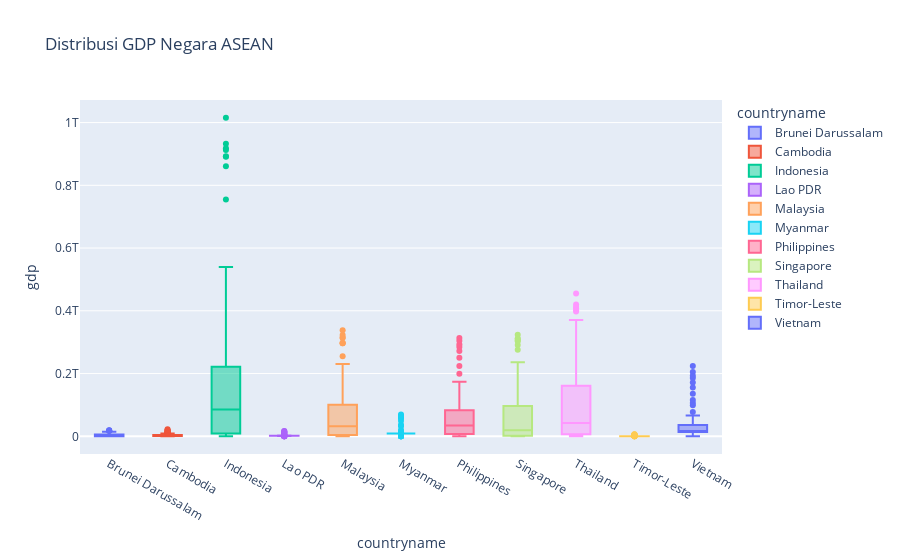

The code cell stored with this chart in its notebook:
### Code cell
# Memilih data negara ASEAN
asean_countries = ['Indonesia', 'Thailand', 'Malaysia', 'Singapore', 'Philippines', 'Vietnam', 'Myanmar', 'Cambodia', 'Brunei Darussalam', 'Lao PDR', 'Timor-Leste']
df_asean = final[final['countryname'].isin(asean_countries)]

# Analisis Distribusi menggunakan Box Plot
box_plot = px.box(df_asean, x='countryname', y='gdp', title='Distribusi GDP Negara ASEAN', color='countryname')

box_plot.show()

### Figure 1 — Plotly figure (JSON) as saved in the notebook; plotly's stock layout.template omitted (floating-point values rounded to 4 significant figures)
{"data": [{"alignmentgroup": "True", "hovertemplate": "countryname=%{x}<br>gdp=%{y}<extra></extra>", "legendgroup": "Brunei Darussalam", "marker": {"color": "#636efa"}, "name": "Brunei Darussalam", "notched": false, "offsetgroup": "Brunei Darussalam", "orientation": "v", "showlegend": true, "type": "box", "x": ["Brunei Darussalam", "Brunei Darussalam", "Brunei Darussalam", "Brunei Darussalam", "Brunei Darussalam", "Brunei Darussalam", "Brunei Darussalam", "Brunei Darussalam", "Brunei Darussalam", "Brunei Darussalam", "Brunei Darussalam", "Brunei Darussalam", "Brunei Darussalam", "Brunei Darussalam", "Brunei Darussalam", "Brunei Darussalam", "Brunei Darussalam", "Brunei Darussalam", "Brunei Darussalam", "Brunei Darussalam", "Brunei Darussalam", "Brunei Darussalam", "Brunei Darussalam", "Brunei Darussalam", "Brunei Darussalam", "Brunei Darussalam", "Brunei Darussalam", "Brunei Darussalam", "Brunei Darussalam", "Brunei Darussalam", "Brunei Darussalam", "Brunei Darussalam", "Brunei Darussalam", "Brunei Darussalam", "Brunei Darussalam", "Brunei Darussalam", "Brunei Darussalam", "Brunei Darussalam", "Brunei Darussalam", "Brunei Darussalam", "Brunei Darussalam", "Brunei Darussalam", "Brunei Darussalam", "Brunei Darussalam", "Brunei Darussalam", "Brunei Darussalam", "Brunei Darussalam", "Brunei Darussalam", "Brunei Darussalam", "Brunei Darussalam", "Brunei Darussalam", "Brunei Darussalam", "Brunei Darussalam", "Brunei Darussalam", "Brunei Darussalam", "Brunei Darussalam", "Brunei Darussalam", "Brunei Darussalam", "Brunei Darussalam", "Brunei Darussalam", "Brunei Darussalam", "Brunei Darussalam", "Brunei Darussalam", "Brunei Darussalam"], "x0": " ", "xaxis": "x", "y": [114000000.0, 114000000.0, 114000000.0, 114000000.0, 114000000.0, 114000000.0, 132800000.0, 139000000.0, 160800000.0, 161200000.0, 179100000.0, 197500000.0, 270800000.0, 433100000.0, 1074000000.0, 1168000000.0, 1423000000.0, 1733000000.0, 1942000000.0, 2804000000.0, 4929000000.0, 4366000000.0, 4264000000.0, 3845000000.0, 3783000000.0, 3524000000.0, 2359000000.0, 2754000000.0, 2691000000.0, 2985000000.0, 3521000000.0, 3702000000.0, 4184000000.0, 4106000000.0, 4087000000.0, 4734000000.0, 5116000000.0, 5197000000.0, 4051000000.0, 4600000000, 6001000000.0, 5601000000.0, 5843000000.0, 6557000000.0, 7872000000.0, 9531000000.0, 11470000000.0, 12250000000.0, 14390000000.0, 10730000000.0, 13710000000.0, 18530000000.0, 19050000000.0, 18090000000.0, 17100000000.0, 12930000000.0, 11400000000.0, 12130000000.0, 434274, 438048, 441725, 445373, 449002, 449002], "y0": " ", "yaxis": "y"}, {"alignmentgroup": "True", "hovertemplate": "countryname=%{x}<br>gdp=%{y}<extra></extra>", "legendgroup": "Cambodia", "marker": {"color": "#EF553B"}, "name": "Cambodia", "notched": false, "offsetgroup": "Cambodia", "orientation": "v", "showlegend": true, "type": "box", "x": ["Cambodia", "Cambodia", "Cambodia", "Cambodia", "Cambodia", "Cambodia", "Cambodia", "Cambodia", "Cambodia", "Cambodia", "Cambodia", "Cambodia", "Cambodia", "Cambodia", "Cambodia", "Cambodia", "Cambodia", "Cambodia", "Cambodia", "Cambodia", "Cambodia", "Cambodia", "Cambodia", "Cambodia", "Cambodia", "Cambodia", "Cambodia", "Cambodia", "Cambodia", "Cambodia", "Cambodia", "Cambodia", "Cambodia", "Cambodia", "Cambodia", "Cambodia", "Cambodia", "Cambodia", "Cambodia", "Cambodia", "Cambodia", "Cambodia", "Cambodia", "Cambodia", "Cambodia", "Cambodia", "Cambodia", "Cambodia", "Cambodia", "Cambodia", "Cambodia", "Cambodia", "Cambodia", "Cambodia", "Cambodia", "Cambodia", "Cambodia", "Cambodia", "Cambodia", "Cambodia", "Cambodia", "Cambodia", "Cambodia", "Cambodia"], "x0": " ", "xaxis": "x", "y": [637100000.0, 642900000.0, 660000000.0, 728600000.0, 782900000.0, 868600000.0, 914300000.0, 962900000.0, 1066000000.0, 978900000.0, 718400000.0, 969900000.0, 505500000.0, 702900000.0, 588400000.0, 690800000.0, 793200000.0, 895600000.0, 998000000.0, 1100000000.0, 1203000000.0, 1305000000.0, 1408000000.0, 1510000000.0, 1612000000.0, 1715000000.0, 1817000000.0, 1919000000.0, 2022000000.0, 2124000000.0, 2227000000.0, 2329000000.0, 2431000000.0, 2534000000.0, 2791000000.0, 3441000000.0, 3507000000.0, 3443000000.0, 3120000000.0, 3517000000.0, 3678000000.0, 3984000000.0, 4284000000.0, 4658000000.0, 5338000000.0, 6293000000.0, 7275000000.0, 8639000000.0, 10350000000.0, 10400000000.0, 11240000000.0, 12830000000.0, 14050000000.0, 15230000000.0, 16700000000.0, 18050000000.0, 20020000000.0, 22160000000.0, 16025238, 16207746, 16396860, 16589023, 16767842, 16767842], "y0": " ", "yaxis": "y"}, {"alignmentgroup": "True", "hovertemplate": "countryname=%{x}<br>gdp=%{y}<extra></extra>", "legendgroup": "Indonesia", "marker": {"color": "#00cc96"}, "name": "Indonesia", "notched": false, "offsetgroup": "Indonesia", "orientation": "v", "showlegend": true, "type": "box", "x": ["Indonesia", "Indonesia", "Indonesia", "Indonesia", "Indonesia", "Indonesia", "Indonesia", "Indonesia", "Indonesia", "Indonesia", "Indonesia", "Indonesia", "Indonesia", "Indonesia", "Indonesia", "Indonesia", "Indonesia", "Indonesia", "Indonesia", "Indonesia", "Indonesia", "Indonesia", "Indonesia", "Indonesia", "Indonesia", "Indonesia", "Indonesia", "Indonesia", "Indonesia", "Indonesia", "Indonesia", "Indonesia", "Indonesia", "Indonesia", "Indonesia", "Indonesia", "Indonesia", "Indonesia", "Indonesia", "Indonesia", "Indonesia", "Indonesia", "Indonesia", "Indonesia", "Indonesia", "Indonesia", "Indonesia", "Indonesia", "Indonesia", "Indonesia", "Indonesia", "Indonesia", "Indonesia", "Indonesia", "Indonesia", "Indonesia", "Indonesia", "Indonesia", "Indonesia", "Indonesia", "Indonesia", "Indonesia", "Indonesia", "Indonesia"], "x0": " ", "xaxis": "x", "y": [5668000000.0, 5668000000.0, 5668000000.0, 5668000000.0, 5668000000.0, 5668000000.0, 5668000000.0, 5668000000.0, 7076000000.0, 8337000000.0, 9151000000.0, 9334000000.0, 11000000000.0, 16270000000.0, 25800000000.0, 30460000000.0, 37270000000.0, 45810000000.0, 51460000000.0, 51400000000.0, 72480000000.0, 85520000000.0, 90160000000.0, 81050000000.0, 84850000000.0, 85290000000.0, 79950000000.0, 75930000000.0, 84300000000.0, 94450000000.0, 106100000000.0, 116600000000.0, 128000000000.0, 158000000000.0, 176900000000.0, 202100000000.0, 227400000000.0, 215700000000.0, 95450000000.0, 140000000000.0, 165000000000.0, 160400000000.0, 195700000000.0, 234800000000.0, 256800000000.0, 285900000000.0, 364600000000.0, 432200000000.0, 510200000000.0, 539600000000.0, 755100000000.0, 893000000000.0, 917900000000.0, 912500000000.0, 890800000000.0, 860900000000.0, 932300000000.0, 1016000000000.0, 267066843, 269582878, 271857970, 273753191, 275501339, 275501339], "y0": " ", "yaxis": "y"}, {"alignmentgroup": "True", "hovertemplate": "countryname=%{x}<br>gdp=%{y}<extra></extra>", "legendgroup": "Lao PDR", "marker": {"color": "#ab63fa"}, "name": "Lao PDR", "notched": false, "offsetgroup": "Lao PDR", "orientation": "v", "showlegend": true, "type": "box", "x": ["Lao PDR", "Lao PDR", "Lao PDR", "Lao PDR", "Lao PDR", "Lao PDR", "Lao PDR", "Lao PDR", "Lao PDR", "Lao PDR", "Lao PDR", "Lao PDR", "Lao PDR", "Lao PDR", "Lao PDR", "Lao PDR", "Lao PDR", "Lao PDR", "Lao PDR", "Lao PDR", "Lao PDR", "Lao PDR", "Lao PDR", "Lao PDR", "Lao PDR", "Lao PDR", "Lao PDR", "Lao PDR", "Lao PDR", "Lao PDR", "Lao PDR", "Lao PDR", "Lao PDR", "Lao PDR", "Lao PDR", "Lao PDR", "Lao PDR", "Lao PDR", "Lao PDR", "Lao PDR", "Lao PDR", "Lao PDR", "Lao PDR", "Lao PDR", "Lao PDR", "Lao PDR", "Lao PDR", "Lao PDR", "Lao PDR", "Lao PDR", "Lao PDR", "Lao PDR", "Lao PDR", "Lao PDR", "Lao PDR", "Lao PDR", "Lao PDR", "Lao PDR", "Lao PDR", "Lao PDR", "Lao PDR", "Lao PDR", "Lao PDR", "Lao PDR"], "x0": " ", "xaxis": "x", "y": [1757000000.0, 1757000000.0, 1757000000.0, 1757000000.0, 1757000000.0, 1757000000.0, 1757000000.0, 1757000000.0, 1757000000.0, 1757000000.0, 1757000000.0, 1757000000.0, 1757000000.0, 1757000000.0, 1757000000.0, 1757000000.0, 1757000000.0, 1757000000.0, 1757000000.0, 1757000000.0, 1757000000.0, 1757000000.0, 1757000000.0, 1757000000.0, 1757000000.0, 2367000000.0, 1777000000.0, 1087000000.0, 599000000.0, 714000000.0, 865600000.0, 1028000000.0, 1128000000.0, 1328000000.0, 1544000000.0, 1764000000.0, 1874000000.0, 1747000000.0, 1280000000.0, 1454000000.0, 1731000000.0, 1769000000.0, 1758000000.0, 2023000000.0, 2366000000.0, 2736000000.0, 3453000000.0, 4223000000.0, 5444000000.0, 5833000000.0, 7128000000.0, 8749000000.0, 10190000000.0, 11940000000.0, 13270000000.0, 14390000000.0, 15810000000.0, 16850000000.0, 7105006, 7212053, 7319399, 7425057, 7529475, 7529475], "y0": " ", "yaxis": "y"}, {"alignmentgroup": "True", "hovertemplate": "countryname=%{x}<br>gdp=%{y}<extra></extra>", "legendgroup": "Malaysia", "marker": {"color": "#FFA15A"}, "name": "Malaysia", "notched": false, "offsetgroup": "Malaysia", "orientation": "v", "showlegend": true, "type": "box", "x": ["Malaysia", "Malaysia", "Malaysia", "Malaysia", "Malaysia", "Malaysia", "Malaysia", "Malaysia", "Malaysia", "Malaysia", "Malaysia", "Malaysia", "Malaysia", "Malaysia", "Malaysia", "Malaysia", "Malaysia", "Malaysia", "Malaysia", "Malaysia", "Malaysia", "Malaysia", "Malaysia", "Malaysia", "Malaysia", "Malaysia", "Malaysia", "Malaysia", "Malaysia", "Malaysia", "Malaysia", "Malaysia", "Malaysia", "Malaysia", "Malaysia", "Malaysia", "Malaysia", "Malaysia", "Malaysia", "Malaysia", "Malaysia", "Malaysia", "Malaysia", "Malaysia", "Malaysia", "Malaysia", "Malaysia", "Malaysia", "Malaysia", "Malaysia", "Malaysia", "Malaysia", "Malaysia", "Malaysia", "Malaysia", "Malaysia", "Malaysia", "Malaysia", "Malaysia", "Malaysia", "Malaysia", "Malaysia", "Malaysia", "Malaysia"], "x0": " ", "xaxis": "x", "y": [1916000000.0, 1902000000.0, 2002000000.0, 2510000000.0, 2674000000.0, 2956000000.0, 3144000000.0, 3189000000.0, 3330000000.0, 3665000000.0, 3864000000.0, 4244000000.0, 5043000000.0, 7663000000.0, 9496000000.0, 9299000000.0, 11050000000.0, 13140000000.0, 16360000000.0, 21210000000.0, 24490000000.0, 25000000000.0, 26800000000.0, 30350000000.0, 33940000000.0, 31200000000.0, 27730000000.0, 32180000000.0, 35270000000.0, 38850000000.0, 44020000000.0, 49140000000.0, 59170000000.0, 66890000000.0, 74480000000.0, 88700000000.0, 100900000000.0, 100000000000.0, 72170000000.0, 79150000000.0, 93790000000.0, 92780000000.0, 100800000000.0, 110200000000.0, 124700000000.0, 143500000000.0, 162700000000.0, 193500000000.0, 230800000000.0, 202300000000.0, 255000000000.0, 298000000000.0, 314400000000.0, 323300000000.0, 338100000000.0, 296400000000.0, 296500000000.0, 314500000000.0, 32399271, 32804020, 33199993, 33573874, 33938221, 33938221], "y0": " ", "yaxis": "y"}, {"alignmentgroup": "True", "hovertemplate": "countryname=%{x}<br>gdp=%{y}<extra></extra>", "legendgroup": "Myanmar", "marker": {"color": "#19d3f3"}, "name": "Myanmar", "notched": false, "offsetgroup": "Myanmar", "orientation": "v", "showlegend": true, "type": "box", "x": ["Myanmar", "Myanmar", "Myanmar", "Myanmar", "Myanmar", "Myanmar", "Myanmar", "Myanmar", "Myanmar", "Myanmar", "Myanmar", "Myanmar", "Myanmar", "Myanmar", "Myanmar", "Myanmar", "Myanmar", "Myanmar", "Myanmar", "Myanmar", "Myanmar", "Myanmar", "Myanmar", "Myanmar", "Myanmar", "Myanmar", "Myanmar", "Myanmar", "Myanmar", "Myanmar", "Myanmar", "Myanmar", "Myanmar", "Myanmar", "Myanmar", "Myanmar", "Myanmar", "Myanmar", "Myanmar", "Myanmar", "Myanmar", "Myanmar", "Myanmar", "Myanmar", "Myanmar", "Myanmar", "Myanmar", "Myanmar", "Myanmar", "Myanmar", "Myanmar", "Myanmar", "Myanmar", "Myanmar", "Myanmar", "Myanmar", "Myanmar", "Myanmar", "Myanmar", "Myanmar", "Myanmar", "Myanmar", "Myanmar", "Myanmar"], "x0": " ", "xaxis": "x", "y": [8905000000.0, 8905000000.0, 8905000000.0, 8905000000.0, 8905000000.0, 8905000000.0, 8905000000.0, 8905000000.0, 8905000000.0, 8905000000.0, 8905000000.0, 8905000000.0, 8905000000.0, 8905000000.0, 8905000000.0, 8905000000.0, 8905000000.0, 8905000000.0, 8905000000.0, 8905000000.0, 8905000000.0, 8905000000.0, 8905000000.0, 8905000000.0, 8905000000.0, 8905000000.0, 8905000000.0, 8905000000.0, 8905000000.0, 8905000000.0, 8905000000.0, 8905000000.0, 8905000000.0, 8905000000.0, 8905000000.0, 8905000000.0, 8905000000.0, 8905000000.0, 8905000000.0, 8905000000.0, 8905000000.0, 6478000000.0, 6778000000.0, 10470000000.0, 10570000000.0, 11990000000.0, 14500000000.0, 20180000000.0, 31860000000.0, 36910000000.0, 49540000000.0, 59980000000.0, 59940000000.0, 60270000000.0, 65450000000.0, 59690000000.0, 63230000000.0, 69320000000.0, 52666014, 53040212, 53423198, 53798084, 54179306, 54179306], "y0": " ", "yaxis": "y"}, {"alignmentgroup": "True", "hovertemplate": "countryname=%{x}<br>gdp=%{y}<extra></extra>", "legendgroup": "Philippines", "marker": {"color": "#FF6692"}, "name": "Philippines", "notched": false, "offsetgroup": "Philippines", "orientation": "v", "showlegend": true, "type": "box", "x": ["Philippines", "Philippines", "Philippines", "Philippines", "Philippines", "Philippines", "Philippines", "Philippines", "Philippines", "Philippines", "Philippines", "Philippines", "Philippines", "Philippines", "Philippines", "Philippines", "Philippines", "Philippines", "Philippines", "Philippines", "Philippines", "Philippines", "Philippines", "Philippines", "Philippines", "Philippines", "Philippines", "Philippines", "Philippines", "Philippines", "Philippines", "Philippines", "Philippines", "Philippines", "Philippines", "Philippines", "Philippines", "Philippines", "Philippines", "Philippines", "Philippines", "Philippines", "Philippines", "Philippines", "Philippines", "Philippines", "Philippines", "Philippines", "Philippines", "Philippines", "Philippines", "Philippines", "Philippines", "Philippines", "Philippines", "Philippines", "Philippines", "Philippines", "Philippines", "Philippines", "Philippines", "Philippines", "Philippines", "Philippines"], "x0": " ", "xaxis": "x", "y": [6685000000.0, 7257000000.0, 4400000000.0, 4875000000.0, 5271000000.0, 5784000000.0, 6371000000.0, 6809000000.0, 7592000000.0, 8408000000.0, 6687000000.0, 7408000000.0, 8017000000.0, 10080000000.0, 13780000000.0, 14890000000.0, 17100000000.0, 19650000000.0, 22710000000.0, 27500000000.0, 32450000000.0, 35650000000.0, 37140000000.0, 33210000000.0, 31410000000.0, 30730000000.0, 29870000000.0, 33200000000.0, 37890000000.0, 42580000000.0, 44310000000.0, 45420000000.0, 52980000000.0, 54370000000.0, 64080000000.0, 74120000000.0, 82850000000.0, 82340000000.0, 72210000000.0, 83000000000.0, 81030000000.0, 76260000000.0, 81360000000.0, 83910000000.0, 91370000000.0, 103100000000.0, 122200000000.0, 149400000000.0, 174200000000.0, 168300000000.0, 199600000000.0, 224100000000.0, 250100000000.0, 271800000000.0, 284600000000.0, 292800000000.0, 304900000000.0, 313600000000.0, 108568836, 110380804, 112190977, 113880328, 115559009, 115559009], "y0": " ", "yaxis": "y"}, {"alignmentgroup": "True", "hovertemplate": "countryname=%{x}<br>gdp=%{y}<extra></extra>", "legendgroup": "Singapore", "marker": {"color": "#B6E880"}, "name": "Singapore", "notched": false, "offsetgroup": "Singapore", "orientation": "v", "showlegend": true, "type": "box", "x": ["Singapore", "Singapore", "Singapore", "Singapore", "Singapore", "Singapore", "Singapore", "Singapore", "Singapore", "Singapore", "Singapore", "Singapore", "Singapore", "Singapore", "Singapore", "Singapore", "Singapore", "Singapore", "Singapore", "Singapore", "Singapore", "Singapore", "Singapore", "Singapore", "Singapore", "Singapore", "Singapore", "Singapore", "Singapore", "Singapore", "Singapore", "Singapore", "Singapore", "Singapore", "Singapore", "Singapore", "Singapore", "Singapore", "Singapore", "Singapore", "Singapore", "Singapore", "Singapore", "Singapore", "Singapore", "Singapore", "Singapore", "Singapore", "Singapore", "Singapore", "Singapore", "Singapore", "Singapore", "Singapore", "Singapore", "Singapore", "Singapore", "Singapore", "Singapore", "Singapore", "Singapore", "Singapore", "Singapore", "Singapore"], "x0": " ", "xaxis": "x", "y": [704500000.0, 764300000.0, 825900000.0, 917200000.0, 893700000.0, 974200000.0, 1096000000.0, 1237000000.0, 1425000000.0, 1659000000.0, 1920000000.0, 2263000000.0, 2720000000.0, 3693760000, 5217000000.0, 5633000000.0, 6326000000.0, 6618000000.0, 7516000000.0, 9295000000.0, 11890000000.0, 14170000000.0, 16080000000.0, 17780000000.0, 19740000000.0, 19140000000.0, 18570000000.0, 20900000000.0, 25340000000.0, 30420000000.0, 36150000000.0, 45470000000.0, 52160000000.0, 60640000000.0, 73780000000.0, 87890000000.0, 96400000000.0, 100200000000.0, 85710000000.0, 86280000000.0, 95830000000.0, 89290000000.0, 91940000000.0, 97000000000.0, 114200000000.0, 127400000000.0, 147800000000.0, 180000000000.0, 192200000000.0, 192400000000.0, 236400000000.0, 276000000000.0, 290700000000.0, 304500000000.0, 311500000000.0, 304100000000.0, 309800000000.0, 323900000000.0, 5638676, 5703569, 5685807, 5453566, 5637022, 5637022], "y0": " ", "yaxis": "y"}, {"alignmentgroup": "True", "hovertemplate": "countryname=%{x}<br>gdp=%{y}<extra></extra>", "legendgroup": "Thailand", "marker": {"color": "#FF97FF"}, "name": "Thailand", "notched": false, "offsetgroup": "Thailand", "orientation": "v", "showlegend": true, "type": "box", "x": ["Thailand", "Thailand", "Thailand", "Thailand", "Thailand", "Thailand", "Thailand", "Thailand", "Thailand", "Thailand", "Thailand", "Thailand", "Thailand", "Thailand", "Thailand", "Thailand", "Thailand", "Thailand", "Thailand", "Thailand", "Thailand", "Thailand", "Thailand", "Thailand", "Thailand", "Thailand", "Thailand", "Thailand", "Thailand", "Thailand", "Thailand", "Thailand", "Thailand", "Thailand", "Thailand", "Thailand", "Thailand", "Thailand", "Thailand", "Thailand", "Thailand", "Thailand", "Thailand", "Thailand", "Thailand", "Thailand", "Thailand", "Thailand", "Thailand", "Thailand", "Thailand", "Thailand", "Thailand", "Thailand", "Thailand", "Thailand", "Thailand", "Thailand", "Thailand", "Thailand", "Thailand", "Thailand", "Thailand", "Thailand"], "x0": " ", "xaxis": "x", "y": [2761000000.0, 3034000000.0, 3309000000.0, 3540000000.0, 3889000000.0, 4389000000.0, 5279000000.0, 5638000000.0, 6081000000.0, 6695000000.0, 7087000000.0, 7375000000.0, 8178000000.0, 10840000000.0, 13700000000.0, 14880000000.0, 16990000000.0, 19780000000.0, 24010000000.0, 27370000000.0, 32350000000.0, 34850000000.0, 36590000000.0, 40040000000.0, 41800000000.0, 38900000000.0, 43100000000.0, 50540000000.0, 61670000000.0, 72250000000.0, 85340000000.0, 98230000000.0, 111500000000.0, 128900000000.0, 146700000000.0, 169300000000.0, 183000000000.0, 150200000000.0, 113700000000.0, 126700000000.0, 126400000000.0, 120300000000.0, 134300000000.0, 152300000000.0, 172900000000.0, 189300000000.0, 221800000000.0, 262900000000.0, 291400000000.0, 281700000000.0, 341100000000.0, 370800000000.0, 397600000000.0, 420300000000.0, 407300000000.0, 401400000000.0, 411800000000.0, 455200000000.0, 71127802, 71307763, 71475664, 71601103, 71697030, 71697030], "y0": " ", "yaxis": "y"}, {"alignmentgroup": "True", "hovertemplate": "countryname=%{x}<br>gdp=%{y}<extra></extra>", "legendgroup": "Timor-Leste", "marker": {"color": "#FECB52"}, "name": "Timor-Leste", "notched": false, "offsetgroup": "Timor-Leste", "orientation": "v", "showlegend": true, "type": "box", "x": ["Timor-Leste", "Timor-Leste", "Timor-Leste", "Timor-Leste", "Timor-Leste", "Timor-Leste", "Timor-Leste", "Timor-Leste", "Timor-Leste", "Timor-Leste", "Timor-Leste", "Timor-Leste", "Timor-Leste", "Timor-Leste", "Timor-Leste", "Timor-Leste", "Timor-Leste", "Timor-Leste", "Timor-Leste", "Timor-Leste", "Timor-Leste", "Timor-Leste", "Timor-Leste", "Timor-Leste", "Timor-Leste", "Timor-Leste", "Timor-Leste", "Timor-Leste", "Timor-Leste", "Timor-Leste", "Timor-Leste", "Timor-Leste", "Timor-Leste", "Timor-Leste", "Timor-Leste", "Timor-Leste", "Timor-Leste", "Timor-Leste", "Timor-Leste", "Timor-Leste", "Timor-Leste", "Timor-Leste", "Timor-Leste", "Timor-Leste", "Timor-Leste", "Timor-Leste", "Timor-Leste", "Timor-Leste", "Timor-Leste", "Timor-Leste", "Timor-Leste", "Timor-Leste", "Timor-Leste", "Timor-Leste", "Timor-Leste", "Timor-Leste", "Timor-Leste", "Timor-Leste", "Timor-Leste", "Timor-Leste", "Timor-Leste", "Timor-Leste", "Timor-Leste", "Timor-Leste"], "x0": " ", "xaxis": "x", "y": [439500000.0, 439500000.0, 439500000.0, 439500000.0, 439500000.0, 439500000.0, 439500000.0, 439500000.0, 439500000.0, 439500000.0, 439500000.0, 439500000.0, 439500000.0, 439500000.0, 439500000.0, 439500000.0, 439500000.0, 439500000.0, 439500000.0, 439500000.0, 439500000.0, 439500000.0, 439500000.0, 439500000.0, 439500000.0, 439500000.0, 439500000.0, 439500000.0, 439500000.0, 439500000.0, 439500000.0, 439500000.0, 439500000.0, 439500000.0, 439500000.0, 439500000.0, 439500000.0, 439500000.0, 439500000.0, 439500000.0, 439500000.0, 517700000.0, 510700000.0, 543400000.0, 1078000000.0, 1814000000.0, 2658000000.0, 2881000000.0, 4391000000.0, 3200000000.0, 3999000000.0, 5682000000.0, 6671000000.0, 5650000000.0, 4045000000.0, 3104000000.0, 2521000000.0, 2955000000.0, 1261845, 1280438, 1299995, 1320942, 1341296, 1341296], "y0": " ", "yaxis": "y"}, {"alignmentgroup": "True", "hovertemplate": "countryname=%{x}<br>gdp=%{y}<extra></extra>", "legendgroup": "Vietnam", "marker": {"color": "#636efa"}, "name": "Vietnam", "notched": false, "offsetgroup": "Vietnam", "orientation": "v", "showlegend": true, "type": "box", "x": ["Vietnam", "Vietnam", "Vietnam", "Vietnam", "Vietnam", "Vietnam", "Vietnam", "Vietnam", "Vietnam", "Vietnam", "Vietnam", "Vietnam", "Vietnam", "Vietnam", "Vietnam", "Vietnam", "Vietnam", "Vietnam", "Vietnam", "Vietnam", "Vietnam", "Vietnam", "Vietnam", "Vietnam", "Vietnam", "Vietnam", "Vietnam", "Vietnam", "Vietnam", "Vietnam", "Vietnam", "Vietnam", "Vietnam", "Vietnam", "Vietnam", "Vietnam", "Vietnam", "Vietnam", "Vietnam", "Vietnam", "Vietnam", "Vietnam", "Vietnam", "Vietnam", "Vietnam", "Vietnam", "Vietnam", "Vietnam", "Vietnam", "Vietnam", "Vietnam", "Vietnam", "Vietnam", "Vietnam", "Vietnam", "Vietnam", "Vietnam", "Vietnam", "Vietnam", "Vietnam", "Vietnam", "Vietnam", "Vietnam", "Vietnam"], "x0": " ", "xaxis": "x", "y": [14090000000.0, 14090000000.0, 14090000000.0, 14090000000.0, 14090000000.0, 14090000000.0, 14090000000.0, 14090000000.0, 14090000000.0, 14090000000.0, 14090000000.0, 14090000000.0, 14090000000.0, 14090000000.0, 14090000000.0, 14090000000.0, 14090000000.0, 14090000000.0, 14090000000.0, 14090000000.0, 14090000000.0, 14090000000.0, 14090000000.0, 14090000000.0, 14090000000.0, 14090000000.0, 26340000000.0, 36660000000.0, 25420000000.0, 6293000000.0, 6472000000.0, 9613000000.0, 9867000000.0, 13180000000.0, 16290000000.0, 20740000000.0, 24660000000.0, 26840000000.0, 27210000000.0, 28680000000.0, 31170000000.0, 32690000000.0, 35060000000.0, 39550000000.0, 45430000000.0, 57630000000.0, 66370000000.0, 77410000000.0, 99130000000.0, 106000000000.0, 115900000000.0, 135500000000.0, 155800000000.0, 171200000000.0, 186200000000.0, 193200000000.0, 205300000000.0, 223900000000.0, 94914330, 95776716, 96648685, 97468029, 98186856, 98186856], "y0": " ", "yaxis": "y"}], "layout": {"boxmode": "overlay", "legend": {"title": {"text": "countryname"}, "tracegroupgap": 0}, "title": {"text": "Distribusi GDP Negara ASEAN"}, "xaxis": {"anchor": "y", "categoryarray": ["Brunei Darussalam", "Cambodia", "Indonesia", "Lao PDR", "Malaysia", "Myanmar", "Philippines", "Singapore", "Thailand", "Timor-Leste", "Vietnam"], "categoryorder": "array", "domain": [0, 1], "title": {"text": "countryname"}}, "yaxis": {"anchor": "x", "domain": [0, 1], "title": {"text": "gdp"}}}}
